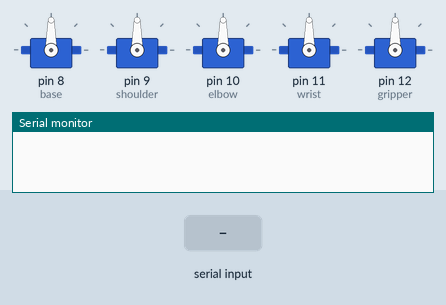
Bench run of a sketch on a simulated Arduino Uno, built with avr-gcc and run on an emulated ATmega328P. On the bench: 5 × servo, the last lines printed to the serial monitor. The test bench sets the inputs (shaded band).

Above: at 1.2 s.
1.3 s: "right" received over Serial
At 4.1 s:
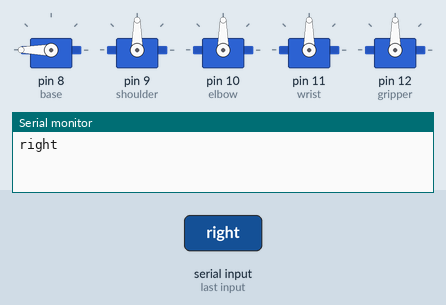
4.3 s: "left" received over Serial
At 6.3 s:
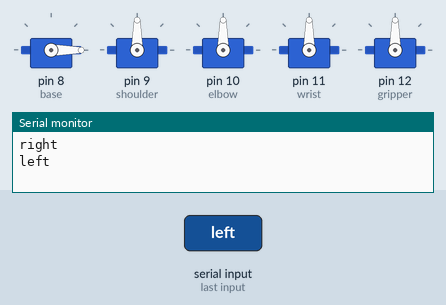
Timing chart, 0 to 7.8 s (numbered marks = the images above; inputs shaded):
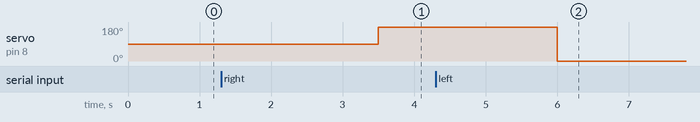

Measured:
- after the input at 1.3 s, servo on pin 8 (base): 90° → 180° after 2.2 s
- after the input at 4.3 s, servo on pin 8 (base): 180° → 0° after 1.7 s

The sketch:

ArmMovmenet.ino
```cpp
// include the Servo library
#include <Servo.h>

// create servo objects
Servo gripper;
Servo wrist;
Servo elbow;
Servo shoulder;
Servo base;

double baseAngle=90;
double shoulderAngle=90;
double elbowAngle=90;
double wristAngle=90;

void setup() {
  // put your setup code here, to run once:

  // open a serial connection to your computer
Serial.begin(9600);

// attaches the servo on pins 8,9,10,11,and 12 to the servo objects
  base.attach(8);
  shoulder.attach(9);
  elbow.attach(10);
  wrist.attach(11);
  gripper.attach(12);

  // set the servo position
  base.write(baseAngle);
  shoulder.write(shoulderAngle);
  elbow.write(elbowAngle);
  wrist.write(wristAngle);

}

void loop() {
  // put your main code here, to run repeatedly:

   String serialText  = Serial.readString();
  Serial.println(serialText);

  if (serialText=="right"|| serialText=="يمين") {
      base.write(baseAngle=180);
    }
  if (serialText=="left"|| serialText=="يسار") {
     base.write(baseAngle=0);
    }

  // wait for the servo to get there

  delay(1500);

}
```
